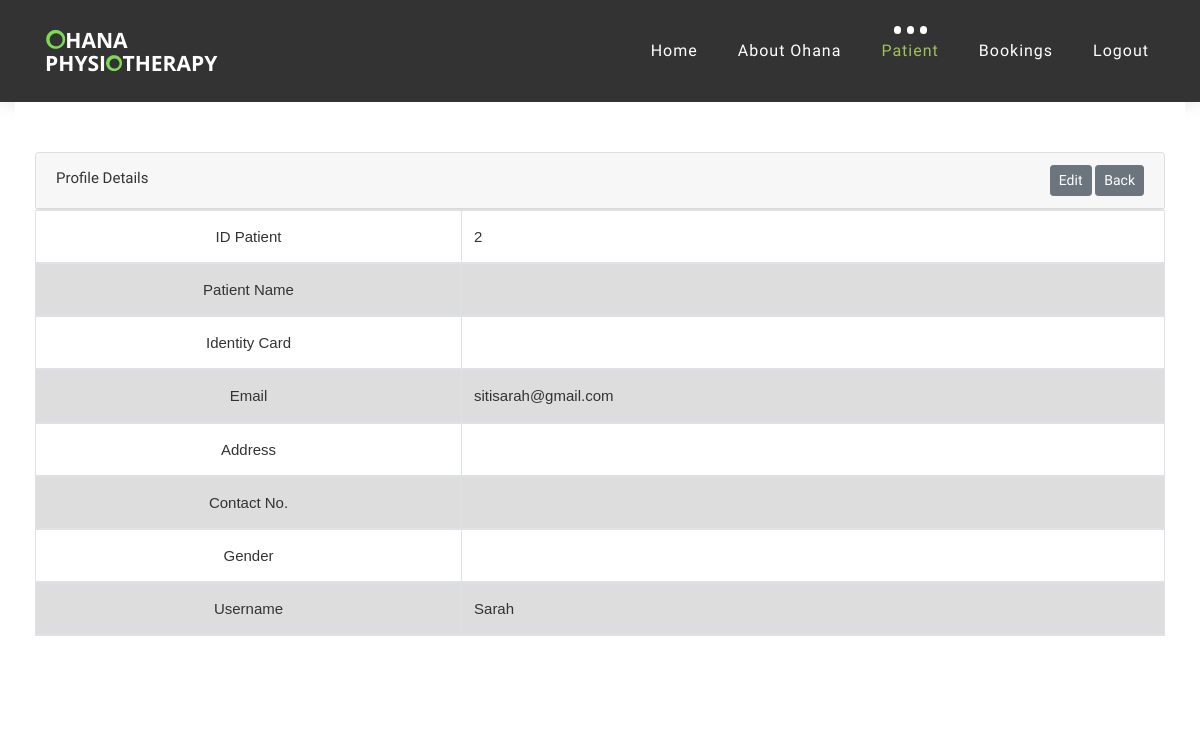
Page /admin/display.php?id=2 on the committed database.
### tables this page shows
CREATE TABLE `tblpatient` (
  `id_patient` int(11) NOT NULL,
  `username` varchar(50) NOT NULL,
  `email` varchar(50) NOT NULL,
  `password` varchar(50) NOT NULL,
  `phone` varchar(50) NOT NULL,
  `address` varchar(150) NOT NULL,
  `gender` varchar(50) NOT NULL,
  `name` varchar(150) NOT NULL,
  `create_datetime` datetime NOT NULL
);

### admin/display.php (the view, shortened to what this page needs)
<?php
include('connection.php');
$id_patient=$_GET['id'];
$sql = "SELECT * FROM tblpatient WHERE id_patient='$id_patient'";
$result = mysqli_query($conn, $sql);
?>
<!DOCTYPE html>
<html lang="en">
        <link href="//maxcdn.bootstrapcdn.com/bootstrap/4.1.1/css/bootstrap.min.css" rel="stylesheet" id="bootstrap-css">
        <link rel="stylesheet" href="//maxcdn.bootstrapcdn.com/bootstrap/4.0.0-alpha.6/css/bootstrap.min.css" />
        <link href="//maxcdn.bootstrapcdn.com/font-awesome/4.3.0/css/font-awesome.min.css" rel="stylesheet" />
	<link rel="stylesheet" type="text/css" href="vendor/bootstrap/css/bootstrap.min.css">
	<link rel="stylesheet" type="text/css" href="fonts/font-awesome-4.7.0/css/font-awesome.min.css">
	<link rel="stylesheet" type="text/css" href="vendor/animate/animate.css">
	<link rel="stylesheet" type="text/css" href="vendor/select2/select2.min.css">
	<link rel="stylesheet" type="text/css" href="vendor/perfect-scrollbar/perfect-scrollbar.css">
	<link rel="stylesheet" type="text/css" href="css/util.css">
	<link rel="stylesheet" type="text/css" href="css/main.css">
    <link rel="stylesheet" href="css/bootstrap.min.css">
    <link rel="stylesheet" href="style.css">
    <link rel="stylesheet" href="css/versions.css">
    <link rel="stylesheet" href="css/responsive.css">
    <link rel="stylesheet" href="css/custom.css">
</head>
<body class="host_version">
	<header class="top-navbar">
		<nav class="navbar navbar-expand-lg navbar-light bg-light">
			<div class="container-fluid">
				<a class="navbar-brand" href="index.php">
					<img src="images/ohana.png" alt="" />
				</a>
				<div class="collapse navbar-collapse" id="navbars-host">
					<ul class="navbar-nav ml-auto">
						<li class="nav-item"><a class="nav-link" href="admin.php">Home</a></li>
						<li class="nav-item dropdown">
							<a class="nav-link dropdown-toggle" href="#" id="dropdown-a" data-toggle="dropdown">About Ohana </a>
						</li>
						<li class="nav-item dropdown active">
							<a class="nav-link dropdown-toggle" href="#" id="dropdown-a" data-toggle="dropdown">Patient </a>
						</li>
						<li class="nav-item dropdown">
							<a class="nav-link dropdown-toggle" href="#" id="dropdown-a" data-toggle="dropdown">Bookings </a>
						</li>
						<li class="nav-item"><a class="nav-link" href="logout.php">Logout</a></li>
					</ul>
				</div>
			</div>
		</nav>
	</header>
	<div class="col-lg-12">
	<form action="viewpatient.php" method="post" class="checkdomain form-inline" >
	<div class="card-body">
	<div class="table-responsive">
		<table class="table table-striped table-bordered" id="appointment_list_table">
			<thead>
			<div class="card">
				<div class="card-header">
					<div class="row">
						<div class="col-md-6">
							Profile Details
						</div>
						<?php
							if(mysqli_num_rows($result) > 0)
							{
							while($row = mysqli_fetch_assoc($result))
							{
						?>
						<div class="col-md-6 text-right">
							<a href="edit.php?id=<?php echo $row["id_patient"]; ?>" class="btn btn-secondary btn-sm" onClick="return confirm('Do you really want to update?');">Edit</a>
							<a href="viewpatient.php" class="btn btn-secondary btn-sm">Back</a>
						</div>
						<tr>
							<th class="text-center" width="20%">ID Patient</th>
							<td><?php echo $row['id_patient']; ?></td>
						</tr>
						<tr>
							<th class="text-center" width="20%">Patient Name</th>
							<td><?php echo $row['name']; ?></td>
						</tr>
						<tr>
							<th class="text-center" width="20%">Identity Card</th>
							<td><?php echo $row['ic']; ?></td>
						</tr>
						<tr>
							<th class="text-center" width="20%">Email</th>
							<td><?php echo $row['email']; ?></td>
						</tr>
						<tr>
							<th class="text-center" width="20%">Address</th>
							<td><?php echo $row['address']; ?></td>
						</tr>
						<tr>
							<th class="text-center" width="20%">Contact No.</th>
							<td><?php echo $row['phone']; ?></td>
						</tr>
						<tr>
							<th class="text-center" width="20%">Gender</th>
							<td><?php echo $row['gender']; ?></td>
						</tr>
						<tr>
							<th class="text-center" width="20%">Username</th>
							<td><?php echo $row['username']; ?></td>
						</tr>
						<?php
							   }
							}
							else
							{
							   echo "0 results";
							}
						?>
					</div>
				</div>
			</div>
				</thead>
		</table>
	</div>
	</div>
 </form>
                </div>
</body>
</html>

### admin/css/main.css (style rules this page uses)
* { margin: 0px; padding: 0px; box-sizing: border-box; }
body, html { height: 100%; font-family: sans-serif; }
a { margin: 0px; transition: all 0.4s; -webkit-transition: all 0.4s; -o-transition: all 0.4s; -moz-transition: all 0.4s; }
ul, li { margin: 0px; list-style-type: none; }
table { width: 100%; background-color: #fff; }
th, td { font-weight: unset; padding-right: 10px; }

### admin/style.css (style rules this page uses)
body { color: #333333; font-size: 15px; font-family: 'Quicksand', sans-serif; line-height: 1.80857; }
html, body { height: 100%; }
a { color: #1f1f1f; text-decoration: none !important; outline: none !important; -webkit-transition: all .3s ease-in-out; -moz-transition: all .3s ease-in-out; -ms-transition: all .3s ease-in-out; -o-transition: all .3s ease-in-out; transition: all .3s ease-in-out; }
a { color: #1f1f1f; text-decoration: none; outline: none; }
a, .btn { text-decoration: none !important; outline: none !important; -webkit-transition: all .3s ease-in-out; -moz-transition: all .3s ease-in-out; -ms-transition: all .3s ease-in-out; -o-transition: all .3s ease-in-out; transition: all .3s ease-in-out; }
.top-navbar .bg-light { background: #333333 !important; }
.top-navbar .navbar-light .navbar-nav .nav-link { color: #ffffff; font-size: 16px; font-weight: 500; }
.top-navbar .navbar-light .navbar-nav .nav-item { position: relative; display: inline-block; padding: 15px 0px; margin: 0px 20px; }
.top-navbar .navbar-light .navbar-nav .nav-item .nav-link { padding: 6px 0px; position: relative; display: block; line-height: 30px; letter-spacing: 1px; }
.top-navbar .navbar-light .navbar-nav .nav-item::after { position: absolute; content: ''; left: 50%; bottom: auto; top: 11px; width: 7px; height: 8px; opacity: 0; margin-left: -3px; background-color: #ffffff; border-radius: 50px; -webkit-transform: translateY(0px); transform: translateY(0px); transition: all 900ms ease; -webkit-transition: all 900ms ease; -ms-transition: all 900ms ease; -o-transition: all 900ms ease; -moz-transition: all 900ms ease; }
.top-navbar .navbar-light .navbar-nav .nav-item .nav-link::before { position: absolute; content: ''; left: 0%; bottom: auto; top: -4px; width: 7px; height: 8px; border-radius: 50px; opacity: 0; margin-left: -10px; background-color: #ffffff; -webkit-transform: translateY(0px); transform: translateY(0px); transition: all 900ms ease; -webkit-transition: all 900ms ease; -ms-transition: all 900ms ease; -o-transition: all 900ms ease; -moz-transition: all 900ms ease; }
.top-navbar .navbar-light .navbar-nav .nav-item .nav-link::after { position: absolute; content: ''; right: 0%; left: auto; bottom: auto; top: -4px; width: 7px; height: 8px; border-radius: 50px; border: none !important; opacity: 0; margin-right: -11px; background-color: #ffffff; transition: all 900ms ease; -webkit-transition: all 900ms ease; -ms-transition: all 900ms ease; -o-transition: all 900ms ease; -moz-transition: all 900ms ease; }
.top-navbar .navbar-light .navbar-nav .nav-item.active::after { opacity: 1; }
.top-navbar .navbar-light .navbar-nav .nav-item.active .nav-link::before { opacity: 1; left: 40%; }
.top-navbar .navbar-light .navbar-nav .nav-item.active .nav-link { color: #9dc15b; }
.top-navbar .navbar-light .navbar-nav .nav-item.active .nav-link::after { opacity: 1; right: 40%; }
.top-navbar .bg-light { padding-top: 15px; padding-bottom: 15px; box-shadow: 0 0 18px 0 rgba(0,0,0,.12); }

### admin/css/versions.css (style rules this page uses)
body.host_version .checkdomain { background-color: #fff; padding: 30px 0px; text-align: left; }
body.host_version .checkdomain { margin-top: 0px; display: block; position: relative; }

### admin/display.php (style rules this page uses)
table { font-family: arial, sans-serif; border-collapse: collapse; width: 100%; }
td, th { border: 1px solid #dddddd; text-align: left; padding: 8px; }
tr:nth-child(even) { background-color: #dddddd; }
body, html { height: 100%; }
.card { overflow: hidden; }
table { table-layout:fixed; }
td { width:33%; }
table, th, td { border: 1px solid black; border-collapse: collapse; }
table,tr,th,td { border: 1px solid black; }

### rows in the picture
tblpatient: id_patient "2", email "sitisarah@gmail.com", username "Sarah"
